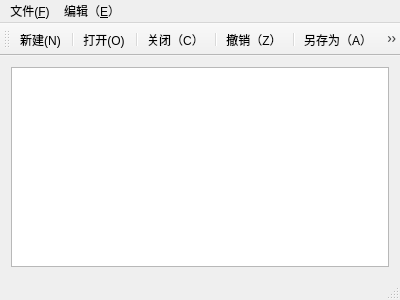
<?xml version="1.0" encoding="UTF-8"?>
<ui version="4.0">
 <class>MainWindow</class>
 <widget class="QMainWindow" name="MainWindow">
  <property name="geometry">
   <rect>
    <x>0</x>
    <y>0</y>
    <width>400</width>
    <height>300</height>
   </rect>
  </property>
  <property name="windowTitle">
   <string>MainWindow</string>
  </property>
  <widget class="QWidget" name="centralWidget">
   <layout class="QGridLayout" name="gridLayout">
    <item row="0" column="0">
     <widget class="QTextEdit" name="textEdit"/>
    </item>
   </layout>
  </widget>
  <widget class="QMenuBar" name="menuBar">
   <property name="geometry">
    <rect>
     <x>0</x>
     <y>0</y>
     <width>400</width>
     <height>23</height>
    </rect>
   </property>
   <widget class="QMenu" name="menu_F">
    <property name="title">
     <string>文件(&amp;F)</string>
    </property>
    <addaction name="action_N"/>
    <addaction name="action_O"/>
    <addaction name="action_C"/>
    <addaction name="action_S"/>
    <addaction name="action_A"/>
   </widget>
   <widget class="QMenu" name="menu_E">
    <property name="title">
     <string>编辑（&amp;E）</string>
    </property>
    <addaction name="action_Z"/>
   </widget>
   <addaction name="menu_F"/>
   <addaction name="menu_E"/>
  </widget>
  <widget class="QToolBar" name="mainToolBar">
   <attribute name="toolBarArea">
    <enum>TopToolBarArea</enum>
   </attribute>
   <attribute name="toolBarBreak">
    <bool>false</bool>
   </attribute>
   <addaction name="action_N"/>
   <addaction name="separator"/>
   <addaction name="action_O"/>
   <addaction name="separator"/>
   <addaction name="action_C"/>
   <addaction name="separator"/>
   <addaction name="action_Z"/>
   <addaction name="separator"/>
   <addaction name="action_A"/>
   <addaction name="separator"/>
   <addaction name="action_S"/>
   <addaction name="separator"/>
  </widget>
  <widget class="QStatusBar" name="statusBar"/>
  <action name="action_N">
   <property name="icon">
    <iconset resource="myicon.qrc">
     <normaloff>:/myimages/Photo/12.jpg</normaloff>:/myimages/Photo/12.jpg</iconset>
   </property>
   <property name="text">
    <string>新建(&amp;N)</string>
   </property>
   <property name="shortcut">
    <string>Ctrl+N</string>
   </property>
  </action>
  <action name="action_O">
   <property name="icon">
    <iconset resource="myicon.qrc">
     <normaloff>:/myimages/Photo/1.jpg</normaloff>:/myimages/Photo/1.jpg</iconset>
   </property>
   <property name="text">
    <string>打开(&amp;O)</string>
   </property>
   <property name="shortcut">
    <string>Ctrl+O</string>
   </property>
  </action>
  <action name="action_C">
   <property name="icon">
    <iconset resource="myicon.qrc">
     <normaloff>:/myimages/Photo/10.jpg</normaloff>:/myimages/Photo/10.jpg</iconset>
   </property>
   <property name="text">
    <string>关闭（&amp;C）</string>
   </property>
   <property name="shortcut">
    <string>Ctrl+C</string>
   </property>
  </action>
  <action name="action_Z">
   <property name="icon">
    <iconset resource="myicon.qrc">
     <normaloff>:/myimages/Photo/30.jpg</normaloff>:/myimages/Photo/30.jpg</iconset>
   </property>
   <property name="text">
    <string>撤销（Z）</string>
   </property>
   <property name="shortcut">
    <string>Ctrl+Z</string>
   </property>
  </action>
  <action name="action_S">
   <property name="icon">
    <iconset resource="myicon.qrc">
     <normaloff>:/myimages/Photo/21.jpg</normaloff>:/myimages/Photo/21.jpg</iconset>
   </property>
   <property name="text">
    <string>保存（&amp;S）</string>
   </property>
   <property name="shortcut">
    <string>Ctrl+S</string>
   </property>
  </action>
  <action name="action_A">
   <property name="icon">
    <iconset resource="myicon.qrc">
     <normaloff>:/myimages/Photo/5.jpg</normaloff>:/myimages/Photo/5.jpg</iconset>
   </property>
   <property name="text">
    <string>另存为（&amp;A）</string>
   </property>
   <property name="shortcut">
    <string>Ctrl+A</string>
   </property>
  </action>
 </widget>
 <layoutdefault spacing="6" margin="11"/>
 <resources>
  <include location="myicon.qrc"/>
 </resources>
 <connections/>
</ui>
